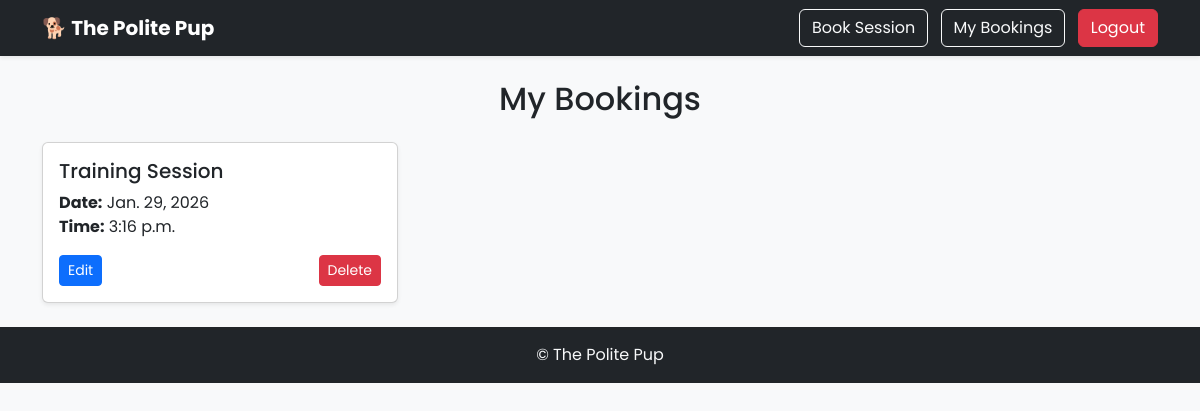
Before: /my-bookings/ (signed in) with the older database file.
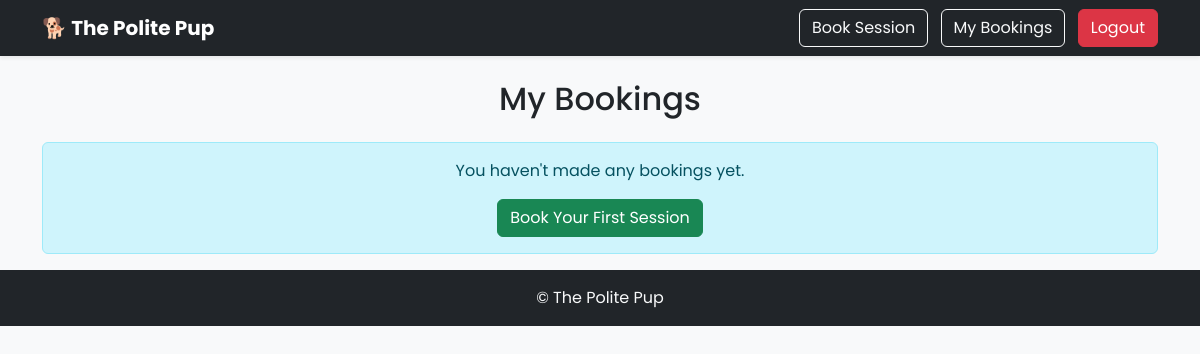
After: the same page with the newer database file.
### bookings/models.py (models this page shows, shortened)
class Booking(models.Model):
    user = models.ForeignKey(
        settings.AUTH_USER_MODEL,
        on_delete=models.CASCADE
    )
    session = models.ForeignKey(
        TrainingSession,
        on_delete=models.CASCADE
    )
    date = models.DateField()
    time = models.TimeField()
    notes = models.TextField()

### bookings/views.py (the view)
# urls.py: path('my-bookings/', my_bookings, name='my_bookings'),
@login_required
def my_bookings(request):
    bookings = Booking.objects.filter(user=request.user)
    return render(
        request,
        'bookings/my_bookings.html',
        {'bookings': bookings}
    )

### bookings/templates/bookings/my_bookings.html
{% extends 'bookings/base.html' %}
{% block content %}
<h2 class="mb-4 text-center">My Bookings</h2>
{% if bookings %}
<div class="row">
    {% for booking in bookings %}
    <div class="col-md-6 col-lg-4 mb-4">
        <div class="card shadow-sm h-100">
            <div class="card-body">
                <h5 class="card-title">
                    Training Session
                </h5>
                <p class="card-text">
                    <strong>Date:</strong> {{ booking.date }} <br>
                    <strong>Time:</strong> {{ booking.time }} <br>
                </p>
                <div class="d-flex justify-content-between">
                    <a href="{% url 'edit_booking' booking.id %}"
                       class="btn btn-sm btn-primary">
                        Edit
                    </a>
                    <a href="{% url 'delete_booking' booking.id %}"
                       class="btn btn-sm btn-danger">
                        Delete
                    </a>
                </div>
            </div>
        </div>
    </div>
    {% endfor %}
</div>
{% else %}
<div class="alert alert-info text-center">
    <p class="mb-3">
        You haven't made any bookings yet.
    </p>
    <a href="{% url 'create_booking' %}"
       class="btn btn-success">
        Book Your First Session
    </a>
</div>
{% endif %}
{% endblock %}

Changed rows visible on the page:
removed Booking: date "Jan. 29, 2026", time "3:16 p.m."
Other visible differences:
text now shown: "You haven't made any bookings yet. Book Your First Session"
